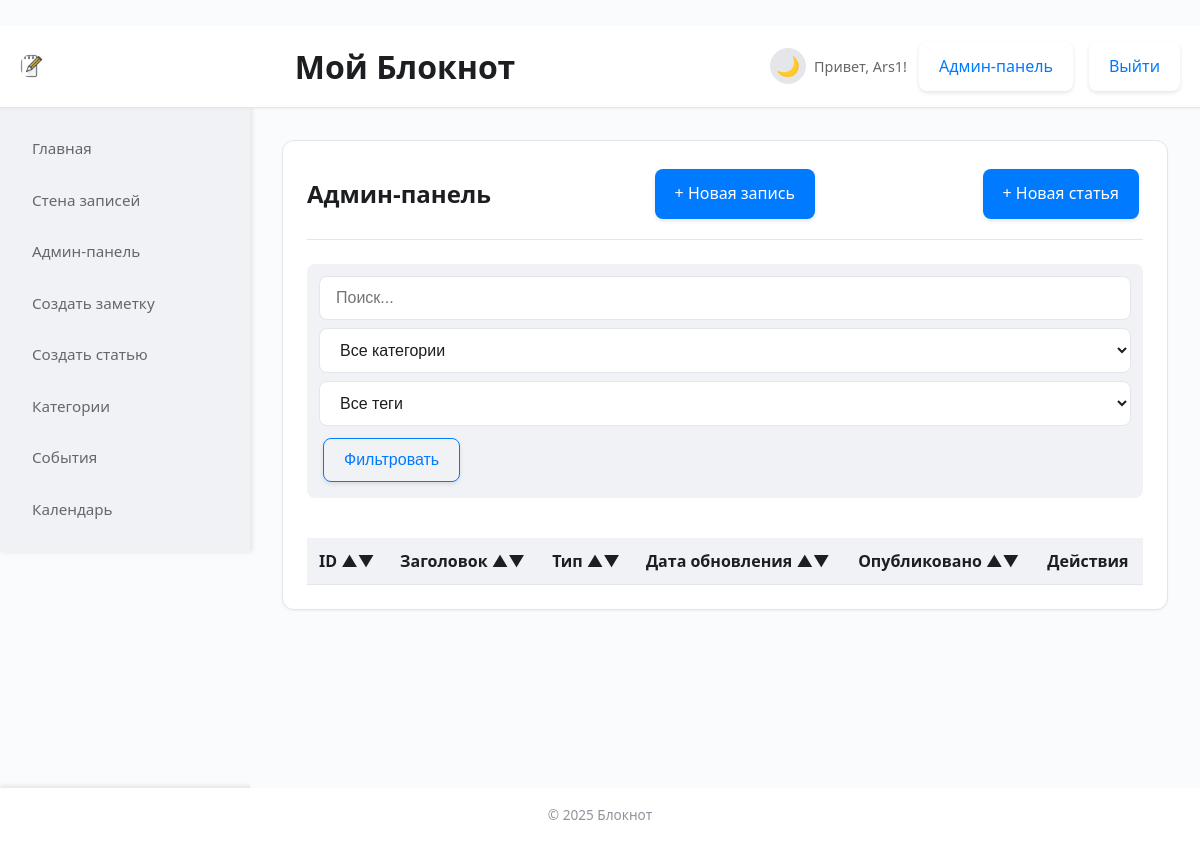
Page /admin (signed in) on the earlier database version.
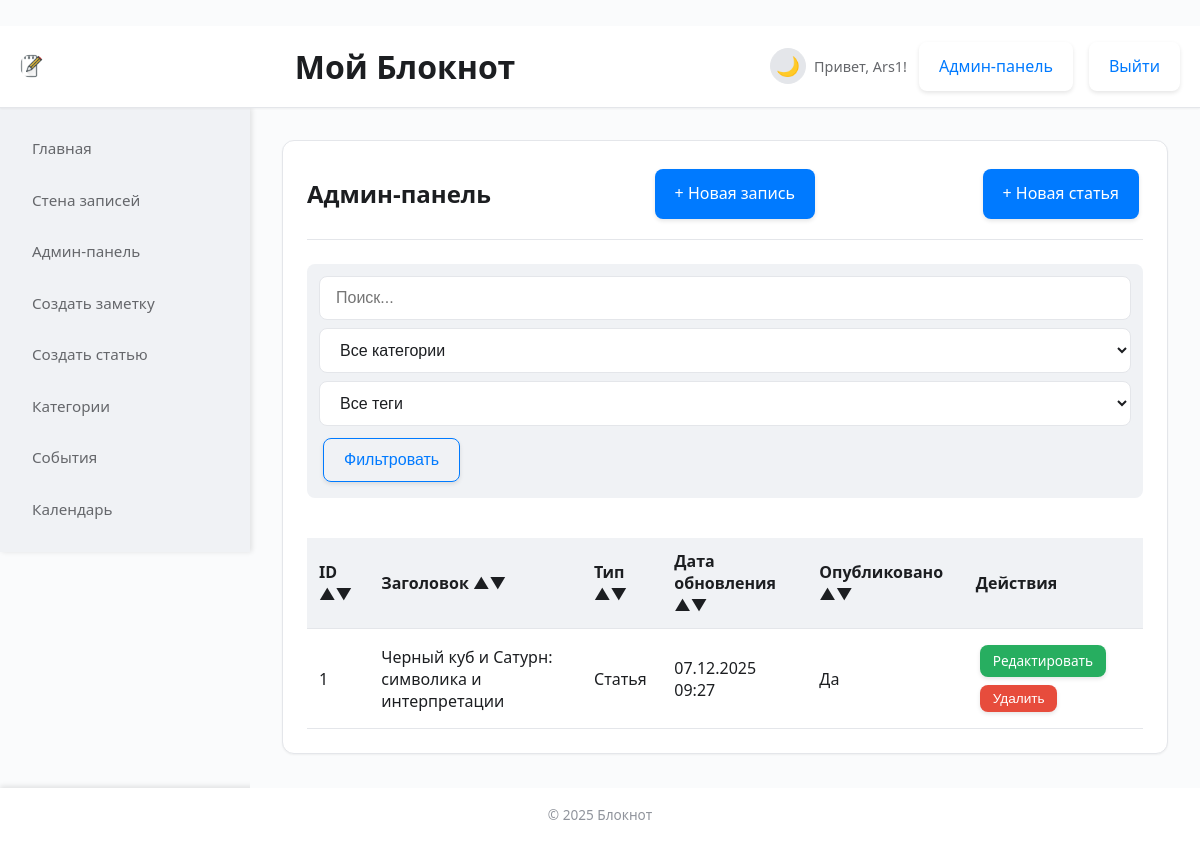
Same page on the later database version.
### models.py (models this page shows, shortened)
class Note(db.Model):
    id = db.Column(db.Integer, primary_key=True)
    title = db.Column(db.String(200), nullable=True)
    content = db.Column(db.Text, nullable=True)
    full_content = db.Column(db.Text, nullable=True) # Полный HTML-контент статьи
    image_filename = db.Column(db.String(200), nullable=True)
    created_at = db.Column(db.DateTime, default=datetime.utcnow)
    updated_at = db.Column(db.DateTime, default=datetime.utcnow, onupdate=datetime.utcnow)
    note_type = db.Column(db.String(20), default='note') # 'note', 'list', 'image_note', 'article'
    tags = db.Column(db.String(500), nullable=True)
    background_color = db.Column(db.String(20), default='white')
    summary = db.Column(db.Text, nullable=True) # Краткое описание статьи
    preview_image = db.Column(db.String(200), nullable=True) # Изображение превью статьи
    category_ids = db.Column(db.String(200), nullable=True)
    is_published = db.Column(db.Boolean, default=False) # По умолчанию False
    user_id = db.Column(db.Integer, db.ForeignKey('user.id'), nullable=False)
    user = db.relationship('User', backref=db.backref('notes', lazy=True))

### app.py (the view)
@app.route('/admin')
@login_required
def admin_index():
    if not current_user.is_admin:
        flash('Доступ запрещён.')
        return redirect(url_for('index'))
    category_id = request.args.get('category', type=int)
    search_query = request.args.get('search', '')
    tag_filter = request.args.get('tag', '')
    base_query = Note.query.filter_by(user_id=current_user.id)
    query = base_query.order_by(Note.updated_at.desc())
    if category_id:
        category = Category.query.get_or_404(category_id)
        query = query.filter(Note.category_ids.contains(str(category_id)))
    if search_query:
        query = query.filter(
            (Note.title.contains(search_query)) |
            (Note.content.contains(search_query)) |
            (Note.full_content.contains(search_query))
        )
    if tag_filter:
        query = query.filter(Note.tags.contains(tag_filter))
    notes = query.all()
    categories = Category.query.all()
    all_tags = set()
    for note in notes:
        if note.tags:
            all_tags.update(tag.strip() for tag in note.tags.split(','))
    return render_template('index.html', notes=notes, categories=categories, all_tags=all_tags)

### app.py (called while the page is built)
@login_manager.user_loader
def load_user(user_id):
    return User.query.get(int(user_id))

### templates/index.html (shortened to what this page needs)
{% extends "base.html" %}
{% block sidebar %}
    {% include 'sidebar.html' %}
{% endblock %}
{% block content %}
<div class="content-card">
    <div class="card-header">
        <h2>Админ-панель</h2>
        <a href="{{ url_for('create_note') }}" class="btn btn-primary">+ Новая запись</a>
        <a href="{{ url_for('create_article') }}" class="btn btn-primary">+ Новая статья</a>
    </div>
    <form id="filter-form" method="GET" class="search-form">
        <input type="text" name="search" value="{{ request.args.get('search', '') }}" placeholder="Поиск..." class="search-input">
        <select name="category" class="form-select">
            <option value="">Все категории</option>
        </select>
        <select name="tag" class="form-select">
            <option value="">Все теги</option>
        </select>
        <button type="submit" class="btn btn-secondary">Фильтровать</button>
    </form>
    <div class="table-responsive">
        <table class="notes-table">
            <thead>
                <tr>
                    <th onclick="sortTable(0)">ID &#9650;&#9660;</th>
                    <th onclick="sortTable(1)">Заголовок &#9650;&#9660;</th>
                    <th onclick="sortTable(2)">Тип &#9650;&#9660;</th>
                    <th onclick="sortTable(3)">Дата обновления &#9650;&#9660;</th>
                    <th onclick="sortTable(4)">Опубликовано &#9650;&#9660;</th>
                    <th>Действия</th>
                </tr>
            </thead>
            <tbody>
            {% for note in notes %}
                <tr data-id="{{ note.id }}">
                    <td>{{ note.id }}</td>
                    <td>{{ note.title or 'Без заголовка' }}</td>
                    <td>{{ 'Статья' if note.note_type == 'article' else 'Заметка' }}</td>
                    <td>{{ note.updated_at.strftime('%d.%m.%Y %H:%M') }}</td>
                    <td>{{ 'Да' if note.is_published else 'Нет' }}</td>
                    <td>
                        <a href="{{ url_for('edit_note', id=note.id) if note.note_type != 'article' else url_for('edit_article', id=note.id) }}" class="btn btn-edit btn-sm">Редактировать</a>
                        <form action="{{ url_for('delete_note', id=note.id) }}" method="POST" style="display:inline;">
                            <button type="submit" class="btn btn-delete btn-sm" onclick="return confirm('Удалить запись?')">Удалить</button>
                        </form>
                    </td>
                </tr>
            {% endfor %}
            </tbody>
        </table>
    </div>
</div>
{% endblock %}

Differences in the rows shown:
added Note: id "1", title "Черный куб и Сатурн: символика и интерпретации", note_type "Статья", updated_at "07.12.2025 09:27", is_published "Да"
